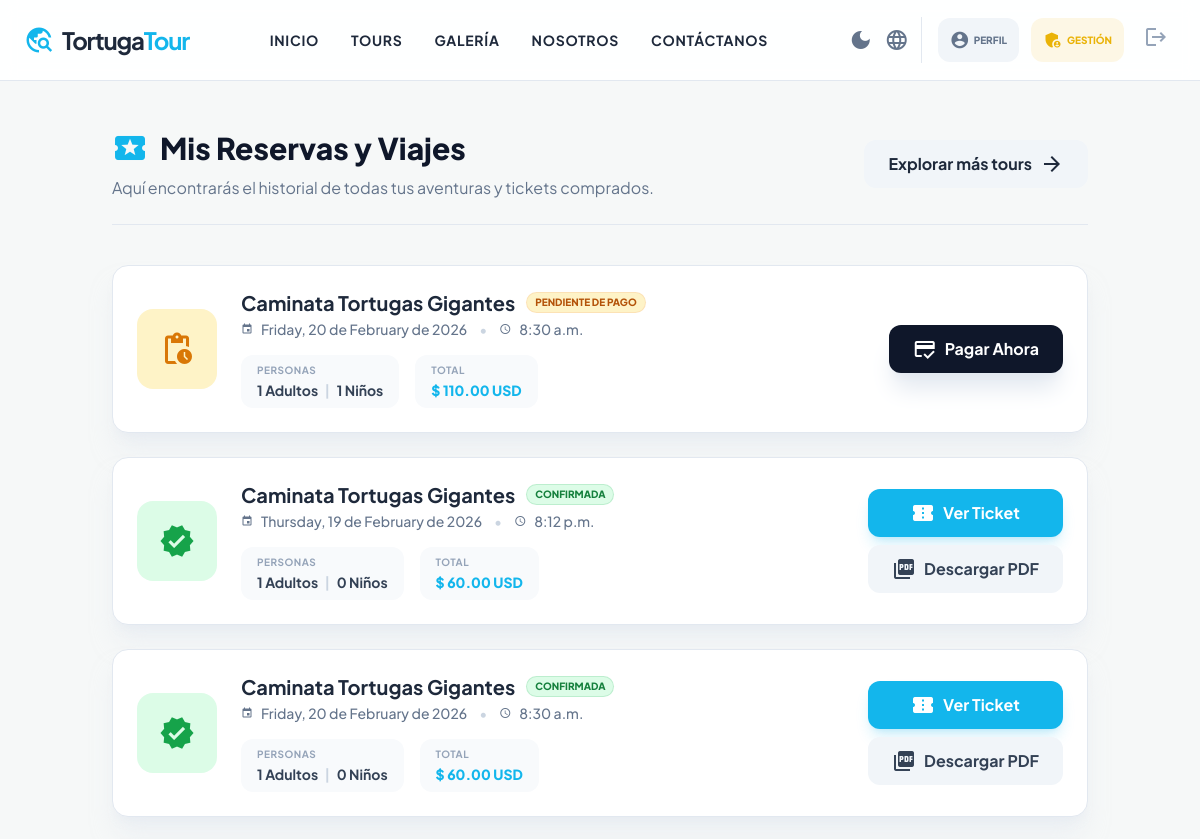
/mis-reservas/ (signed in, upper part), run on an earlier commit of the app's database.
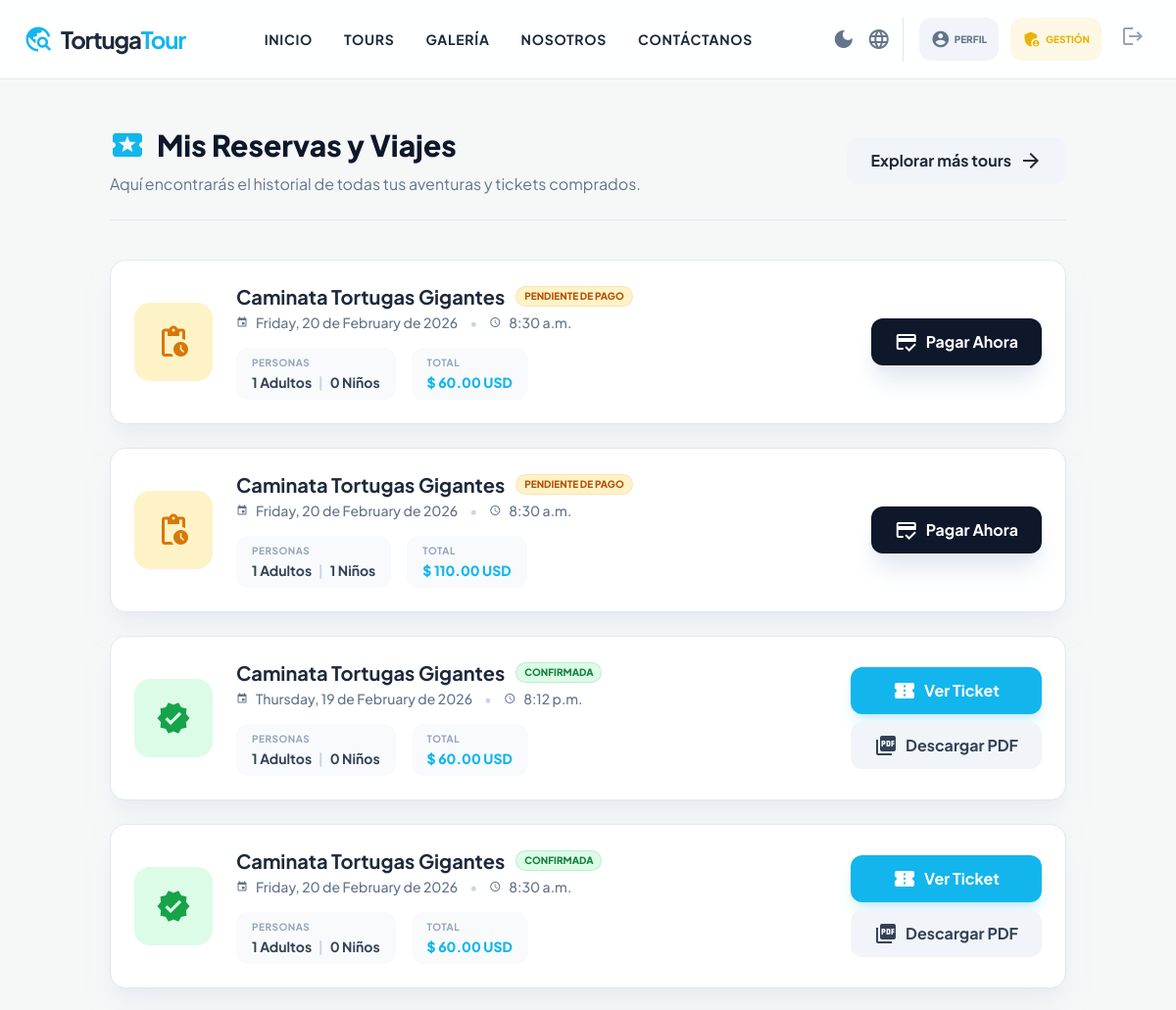
And on a later commit of the database.
### core/models.py (models this page shows, shortened)
class Reserva(models.Model):
    ESTADOS = (
        ("pendiente", "Pendiente"),
        ("confirmada", "Confirmada"),
        ("pagada", "Pagada"),
        ("cancelada", "Cancelada"),
    )
    usuario = models.ForeignKey(User, on_delete=models.CASCADE, null=True, blank=True)
    salida = models.ForeignKey(SalidaTour, on_delete=models.CASCADE, related_name="reservas")
    adultos = models.PositiveIntegerField()
    ninos = models.PositiveIntegerField()
    total_pagar = models.DecimalField(max_digits=10, decimal_places=2)
    estado = models.CharField(max_length=20, choices=ESTADOS, default="pendiente")
    fecha_reserva = models.DateTimeField(default=timezone.now)
    nombre = models.CharField(max_length=100)
    apellidos = models.CharField(max_length=150)
    correo = models.EmailField()
    telefono = models.CharField(max_length=30)
    identificacion = models.CharField(max_length=50)

class SalidaTour(models.Model):
    tour = models.ForeignKey(Tour, on_delete=models.CASCADE, related_name="salidas")
    fecha = models.DateField()
    hora = models.TimeField(null=True, blank=True)
    cupo_maximo = models.PositiveIntegerField()
    cupos_disponibles = models.PositiveIntegerField()

class Tour(models.Model):
    nombre = models.CharField(max_length=150)
    destino = models.ForeignKey(Destino, on_delete=models.CASCADE, related_name="tours")
    descripcion = models.TextField()
    precio = models.DecimalField(max_digits=8, decimal_places=2)
    precio_adulto = models.DecimalField(max_digits=8, decimal_places=2, default=0, blank=True)
    precio_nino = models.DecimalField(max_digits=8, decimal_places=2, default=0, blank=True)
    lemonsqueezy_variant_id = models.CharField(max_length=50, blank=True, default="")
    cupo_maximo = models.PositiveIntegerField(default=15)
    cupos_disponibles = models.PositiveIntegerField(default=15)

### core/views.py (the view)
# urls.py: path('mis-reservas/', views.mis_reservas, name='mis_reservas'),
@login_required
def mis_reservas(request):
    reservas = Reserva.objects.filter(usuario=request.user).order_by('-fecha_reserva')
    return render(request, 'core/mis_reservas.html', {'reservas': reservas})

### core/context_processors.py (called while the page is built)
def whatsapp_number(request):
    return {"WHATSAPP_NUMBER": getattr(settings, "WHATSAPP_NUMBER", "")}

### core/templates/core/mis_reservas.html (shortened to what the changed rows need)
{% extends "core/base.html" %}
{% block content %}
<section class="max-w-5xl mx-auto px-6 py-12 min-h-[60vh]">
    <div
        class="mb-10 border-b border-slate-200 dark:border-slate-800 pb-6 flex flex-col md:flex-row md:items-center justify-between gap-4">
        <div>
            <h1 class="text-3xl font-black text-slate-900 dark:text-white flex items-center gap-3">
                <span class="material-icons text-primary text-4xl">local_activity</span>
                Mis Reservas y Viajes
            </h1>
        </div>
    </div>
    {% if reservas %}
    <div class="grid gap-6">
        {% for reserva in reservas %}
        <div
            class="bg-white dark:bg-slate-800 border border-slate-200 dark:border-slate-700 rounded-2xl p-6 shadow-xl shadow-slate-200/50 dark:shadow-none flex flex-col md:flex-row items-center gap-6 group hover:border-primary transition-colors">
            <div class="flex-shrink-0 relative">
                {% if reserva.estado == 'pagada' or reserva.estado == 'confirmada' %}
                <div
                    class="w-20 h-20 bg-green-100 dark:bg-green-900/30 text-green-600 dark:text-green-500 rounded-2xl flex items-center justify-center relative overflow-hidden">
                    <span class="material-icons text-4xl z-10">verified</span>
                </div>
                {% elif reserva.estado == 'pendiente' %}
                <div
                    class="w-20 h-20 bg-amber-100 dark:bg-amber-900/30 text-amber-600 dark:text-amber-500 rounded-2xl flex items-center justify-center">
                    <span class="material-icons text-4xl">pending_actions</span>
                </div>
                {% else %}
                <div
                    class="w-20 h-20 bg-red-100 dark:bg-red-900/30 text-red-600 dark:text-red-500 rounded-2xl flex items-center justify-center">
                    <span class="material-icons text-4xl">cancel</span>
                </div>
                {% endif %}
            </div>
            <div class="flex-grow flex flex-col items-center md:items-start text-center md:text-left">
                <div class="flex flex-wrap items-center justify-center md:justify-start gap-3 mb-1">
                    <h2 class="text-xl font-bold text-slate-800 dark:text-white leading-tight">
                        {{ reserva.salida.tour.nombre|truncatechars:45 }}
                    </h2>
                    {% if reserva.estado == 'pagada' or reserva.estado == 'confirmada' %}
                    <span
                        class="bg-green-100 text-green-700 dark:bg-green-900/50 dark:text-green-400 text-[10px] font-black uppercase px-2 py-0.5 rounded-full ring-1 ring-green-500/30">Confirmada</span>
                    {% elif reserva.estado == 'pendiente' %}
                    <span
                        class="bg-amber-100 text-amber-700 dark:bg-amber-900/50 dark:text-amber-400 text-[10px] font-black uppercase px-2 py-0.5 rounded-full ring-1 ring-amber-500/30">Pendiente
                        de Pago</span>
                    {% else %}
                    <span
                        class="bg-red-100 text-red-700 dark:bg-red-900/50 dark:text-red-400 text-[10px] font-black uppercase px-2 py-0.5 rounded-full ring-1 ring-red-500/30">Cancelada</span>
                    {% endif %}
                </div>
                <p class="text-sm font-medium text-slate-500 dark:text-slate-400 flex items-center gap-2 mb-4">
                    <span class="material-icons text-xs">event</span>
                    {{ reserva.salida.fecha|date:"l, j \d\e F \d\e Y" }}
                    <span class="px-1 text-slate-300 dark:text-slate-600">•</span>
                    <span class="material-icons text-xs">schedule</span>
                    {{ reserva.salida.hora|default:"Por definir" }}
                </p>
                <div class="flex flex-wrap justify-center md:justify-start gap-4 w-full">
                    <div class="bg-slate-50 dark:bg-slate-900 px-4 py-2 rounded-xl flex-1 md:flex-none">
                        <p class="text-[10px] font-bold text-slate-400 uppercase tracking-wider mb-0.5">Personas</p>
                        <p class="text-sm font-bold text-slate-700 dark:text-slate-300">
                            {{ reserva.adultos }} Adultos <span class="text-slate-300 mx-1">|</span> {{ reserva.ninos }}
                            Niños
                        </p>
                    </div>
                    <div class="bg-slate-50 dark:bg-slate-900 px-4 py-2 rounded-xl flex-1 md:flex-none">
                        <p class="text-[10px] font-bold text-slate-400 uppercase tracking-wider mb-0.5">Total</p>
                        <p class="text-sm font-black text-primary">$ {{ reserva.total_pagar }} USD</p>
                    </div>
                </div>
            </div>
            <div class="flex-shrink-0 w-full md:w-auto flex flex-col gap-2 mt-4 md:mt-0">
                {% if reserva.estado == 'pagada' or reserva.estado == 'confirmada' %}
                <a href="{% url 'ticket_reserva' reserva.id %}" target="_blank"
                    class="w-full md:w-auto bg-primary text-white font-bold py-3 px-6 rounded-xl hover:bg-primary-dark transition shadow-lg shadow-primary/20 flex items-center justify-center gap-2">
                    <span class="material-icons">confirmation_number</span>
                    Ver Ticket
                </a>
                <a href="{% url 'ver_ticket_pdf' reserva.id %}" download
                    class="w-full md:w-auto bg-slate-100 text-slate-700 dark:bg-slate-700 dark:text-white font-bold py-3 px-6 rounded-xl hover:bg-slate-200 dark:hover:bg-slate-600 transition flex items-center justify-center gap-2">
                    <span class="material-icons">picture_as_pdf</span>
                    Descargar PDF
                </a>
                {% elif reserva.estado == 'pendiente' %}
                <a href="{% url 'checkout_reserva' reserva.id %}"
                    class="w-full md:w-auto bg-slate-900 text-white dark:bg-white dark:text-slate-900 font-bold py-3 px-6 rounded-xl hover:bg-primary dark:hover:bg-primary dark:hover:text-white transition shadow-xl shadow-slate-200 dark:shadow-none flex items-center justify-center gap-2">
                    <span class="material-icons">credit_score</span>
                    Pagar Ahora
                </a>
                {% elif reserva.estado != 'cancelada' %}
                <span class="text-xs font-bold text-slate-400 text-center block">Procesando...</span>
                {% endif %}
            </div>
        </div>
        {% endfor %}
    </div>
    {% endif %}
</section>
{% endblock %}

What changed in the data, as far as the page shows it:
added Reserva: estado "pendiente" (drawn), salida.tour.nombre "Caminata Tortugas Gigantes", salida.fecha "Friday, 20 de February de 2026", salida.hora "8:30 a.m.", adultos "1", ninos "0", total_pagar "60.00"
